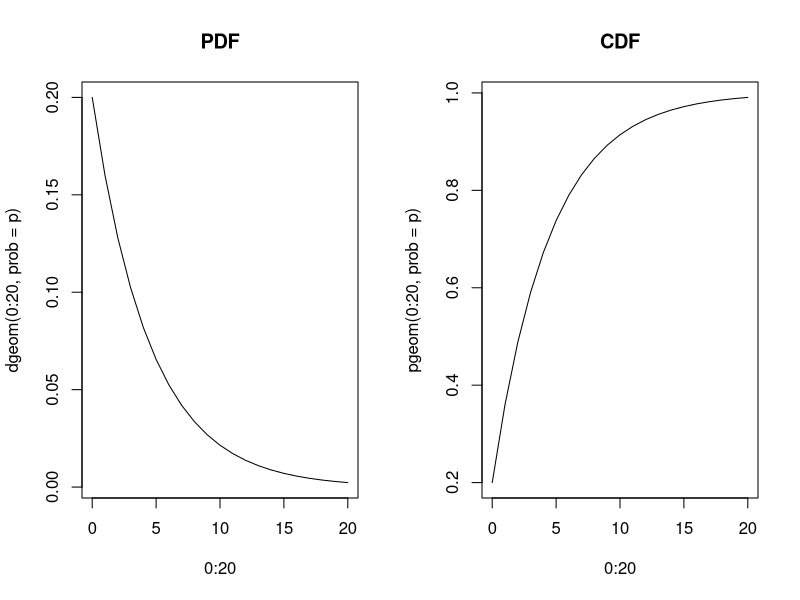

The R script that drew this image:
## ---- chunk 1
knitr::opts_chunk$set(echo = TRUE)
## ---- chunk 2
p = 0.2
par(mfrow=c(1,2))
plot(0:20, dgeom(0:20,prob = p), type = "l", main = "PDF")
plot(0:20, pgeom(0:20,prob = p), type = "l", main = "CDF")

## ---- chunk 3
pgeom(6,prob = p)
